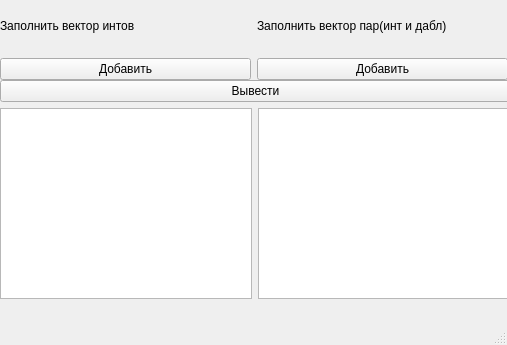
<?xml version="1.0" encoding="UTF-8"?>
<ui version="4.0">
 <class>MainWindow</class>
 <widget class="QMainWindow" name="MainWindow">
  <property name="geometry">
   <rect>
    <x>0</x>
    <y>0</y>
    <width>507</width>
    <height>345</height>
   </rect>
  </property>
  <property name="windowTitle">
   <string>MainWindow</string>
  </property>
  <widget class="QWidget" name="centralwidget">
   <widget class="QWidget" name="horizontalLayoutWidget">
    <property name="geometry">
     <rect>
      <x>0</x>
      <y>0</y>
      <width>508</width>
      <height>80</height>
     </rect>
    </property>
    <layout class="QHBoxLayout" name="horizontalLayout">
     <item>
      <layout class="QVBoxLayout" name="verticalLayout">
       <item>
        <widget class="QLabel" name="label_2">
         <property name="text">
          <string>Заполнить вектор интов</string>
         </property>
        </widget>
       </item>
       <item>
        <widget class="QPushButton" name="pushButton">
         <property name="text">
          <string>Добавить</string>
         </property>
        </widget>
       </item>
      </layout>
     </item>
     <item>
      <layout class="QVBoxLayout" name="verticalLayout_2">
       <item>
        <widget class="QLabel" name="label">
         <property name="text">
          <string>Заполнить вектор пар(инт и дабл)</string>
         </property>
        </widget>
       </item>
       <item>
        <widget class="QPushButton" name="pushButton_2">
         <property name="text">
          <string>Добавить</string>
         </property>
        </widget>
       </item>
      </layout>
     </item>
    </layout>
   </widget>
   <widget class="QWidget" name="verticalLayoutWidget_3">
    <property name="geometry">
     <rect>
      <x>0</x>
      <y>80</y>
      <width>511</width>
      <height>219</height>
     </rect>
    </property>
    <layout class="QVBoxLayout" name="verticalLayout_3">
     <item>
      <widget class="QPushButton" name="pushButton_3">
       <property name="text">
        <string>Вывести</string>
       </property>
      </widget>
     </item>
     <item>
      <layout class="QHBoxLayout" name="horizontalLayout_3">
       <item>
        <layout class="QVBoxLayout" name="verticalLayout_7">
         <item>
          <widget class="QTextBrowser" name="textBrowser"/>
         </item>
        </layout>
       </item>
       <item>
        <widget class="QTextBrowser" name="textBrowser_2"/>
       </item>
       <item>
        <layout class="QVBoxLayout" name="verticalLayout_8"/>
       </item>
      </layout>
     </item>
    </layout>
   </widget>
  </widget>
  <widget class="QMenuBar" name="menubar">
   <property name="geometry">
    <rect>
     <x>0</x>
     <y>0</y>
     <width>507</width>
     <height>25</height>
    </rect>
   </property>
  </widget>
  <widget class="QStatusBar" name="statusbar"/>
 </widget>
 <resources/>
 <connections/>
</ui>
